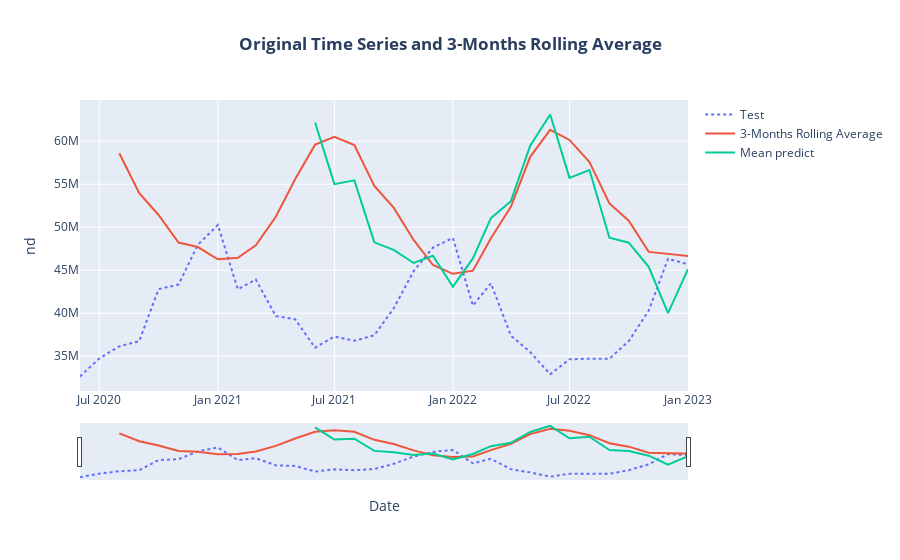

Notebook source saved alongside this figure:
### Markdown cell above
Both of our baseline models performed similarly in the test set. The Rolling Average model performed slightly worse in the train set compared to the test set. In general, the conclusion is that the predictions made by these models deviate from the real values by approximately 5.13% to 5.48%.

The following visualization showcases how these models performed compared to the test set.

### Code cell
#Plot rolling average predictions
fig = go.Figure()

fig.add_trace(go.Scatter(x=test.index, y=test, name="Test", line=dict(dash='dot')))
fig.add_trace(go.Scatter(x=test.index, y=df_monthly.loc['rolling_avg'], mode='lines', name='3-Months Rolling Average'))
fig.add_trace(go.Scatter(x=test.index, y=df_monthly.loc[test.index, 'mean_predict'], mode='lines', name='Mean predict'))

fig.update_layout(
    xaxis_title='Date',
    yaxis_title='nd',
    title={'text': '<b>Original Time Series and 3-Months Rolling Average<b>', 'x': 0.5, 'xanchor': 'center'})
fig.update_xaxes(rangeslider_visible=True)
fig.update_layout(showlegend=True)

fig.show()

### Figure 1 — Plotly figure (JSON) as saved in the notebook; plotly's stock layout.template omitted (floating-point values rounded to 4 significant figures; data arrays with more than 128 entries replaced by an {"elided": "..."} marker saying what was removed)
{"data": [{"line": {"dash": "dot"}, "name": "Test", "type": "scatter", "x": ["2020-06-01T00:00:00", "2020-07-01T00:00:00", "2020-08-01T00:00:00", "2020-09-01T00:00:00", "2020-10-01T00:00:00", "2020-11-01T00:00:00", "2020-12-01T00:00:00", "2021-01-01T00:00:00", "2021-02-01T00:00:00", "2021-03-01T00:00:00", "2021-04-01T00:00:00", "2021-05-01T00:00:00", "2021-06-01T00:00:00", "2021-07-01T00:00:00", "2021-08-01T00:00:00", "2021-09-01T00:00:00", "2021-10-01T00:00:00", "2021-11-01T00:00:00", "2021-12-01T00:00:00", "2022-01-01T00:00:00", "2022-02-01T00:00:00", "2022-03-01T00:00:00", "2022-04-01T00:00:00", "2022-05-01T00:00:00", "2022-06-01T00:00:00", "2022-07-01T00:00:00", "2022-08-01T00:00:00", "2022-09-01T00:00:00", "2022-10-01T00:00:00", "2022-11-01T00:00:00", "2022-12-01T00:00:00", "2023-01-01T00:00:00"], "y": [32651976, 34744843, 36152153, 36758572, 42804754, 43337544, 47962550, 50260890, 42792431, 43914875, 39664785, 39310758, 35989873, 37287228, 36797492, 37446180, 40560727, 44898882, 47642643, 48750749, 40887505, 43485339, 37399615, 35482844, 32909402, 34644371, 34719352, 34708171, 36760075, 40300587, 46331575, 45692038]}, {"mode": "lines", "name": "3-Months Rolling Average", "type": "scatter", "x": ["2020-06-01T00:00:00", "2020-07-01T00:00:00", "2020-08-01T00:00:00", "2020-09-01T00:00:00", "2020-10-01T00:00:00", "2020-11-01T00:00:00", "2020-12-01T00:00:00", "2021-01-01T00:00:00", "2021-02-01T00:00:00", "2021-03-01T00:00:00", "2021-04-01T00:00:00", "2021-05-01T00:00:00", "2021-06-01T00:00:00", "2021-07-01T00:00:00", "2021-08-01T00:00:00", "2021-09-01T00:00:00", "2021-10-01T00:00:00", "2021-11-01T00:00:00", "2021-12-01T00:00:00", "2022-01-01T00:00:00", "2022-02-01T00:00:00", "2022-03-01T00:00:00", "2022-04-01T00:00:00", "2022-05-01T00:00:00", "2022-06-01T00:00:00", "2022-07-01T00:00:00", "2022-08-01T00:00:00", "2022-09-01T00:00:00", "2022-10-01T00:00:00", "2022-11-01T00:00:00", "2022-12-01T00:00:00", "2023-01-01T00:00:00"], "y": {"elided": "169 float values"}}, {"mode": "lines", "name": "Mean predict", "type": "scatter", "x": ["2020-06-01T00:00:00", "2020-07-01T00:00:00", "2020-08-01T00:00:00", "2020-09-01T00:00:00", "2020-10-01T00:00:00", "2020-11-01T00:00:00", "2020-12-01T00:00:00", "2021-01-01T00:00:00", "2021-02-01T00:00:00", "2021-03-01T00:00:00", "2021-04-01T00:00:00", "2021-05-01T00:00:00", "2021-06-01T00:00:00", "2021-07-01T00:00:00", "2021-08-01T00:00:00", "2021-09-01T00:00:00", "2021-10-01T00:00:00", "2021-11-01T00:00:00", "2021-12-01T00:00:00", "2022-01-01T00:00:00", "2022-02-01T00:00:00", "2022-03-01T00:00:00", "2022-04-01T00:00:00", "2022-05-01T00:00:00", "2022-06-01T00:00:00", "2022-07-01T00:00:00", "2022-08-01T00:00:00", "2022-09-01T00:00:00", "2022-10-01T00:00:00", "2022-11-01T00:00:00", "2022-12-01T00:00:00", "2023-01-01T00:00:00"], "y": {"elided": "169 float values"}}], "layout": {"showlegend": true, "title": {"text": "<b>Original Time Series and 3-Months Rolling Average<b>", "x": 0.5, "xanchor": "center"}, "xaxis": {"rangeslider": {"visible": true}, "title": {"text": "Date"}}, "yaxis": {"title": {"text": "nd"}}}}
